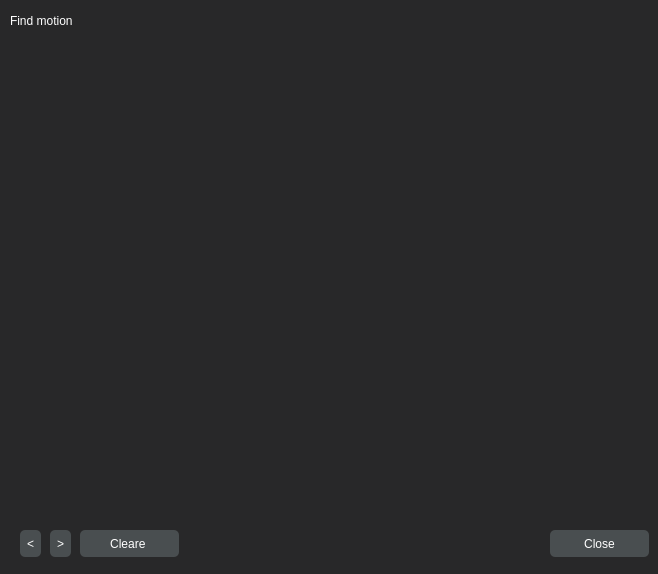
<?xml version="1.0" encoding="UTF-8"?>
<ui version="4.0">
 <class>Dialog</class>
 <widget class="QDialog" name="Dialog">
  <property name="geometry">
   <rect>
    <x>0</x>
    <y>0</y>
    <width>658</width>
    <height>574</height>
   </rect>
  </property>
  <property name="windowTitle">
   <string>Dialog</string>
  </property>
  <property name="styleSheet">
   <string notr="true">  border-style: solid;
    border-color: rgb(106, 107, 108);
    border-radius: 5px;
    background-color: rgb(40, 40, 41);
color: rgb(255, 255, 255);</string>
  </property>
  <widget class="QLabel" name="labelImage">
   <property name="geometry">
    <rect>
     <x>10</x>
     <y>40</y>
     <width>640</width>
     <height>480</height>
    </rect>
   </property>
   <property name="styleSheet">
    <string notr="true">border-color: rgb(255, 255, 255);</string>
   </property>
   <property name="text">
    <string/>
   </property>
  </widget>
  <widget class="QLabel" name="labelText">
   <property name="geometry">
    <rect>
     <x>10</x>
     <y>10</y>
     <width>91</width>
     <height>21</height>
    </rect>
   </property>
   <property name="text">
    <string>Find motion</string>
   </property>
  </widget>
  <widget class="QPushButton" name="pushButton">
   <property name="geometry">
    <rect>
     <x>550</x>
     <y>530</y>
     <width>99</width>
     <height>27</height>
    </rect>
   </property>
   <property name="styleSheet">
    <string notr="true">background-color: rgb(73, 78, 80);
color: rgb(255, 255, 255);</string>
   </property>
   <property name="text">
    <string>Close</string>
   </property>
  </widget>
  <widget class="QPushButton" name="pushButtonPrev">
   <property name="geometry">
    <rect>
     <x>20</x>
     <y>530</y>
     <width>21</width>
     <height>27</height>
    </rect>
   </property>
   <property name="styleSheet">
    <string notr="true">background-color: rgb(73, 78, 80);
color: rgb(255, 255, 255);</string>
   </property>
   <property name="text">
    <string>&lt;</string>
   </property>
  </widget>
  <widget class="QPushButton" name="pushButton_2">
   <property name="geometry">
    <rect>
     <x>50</x>
     <y>530</y>
     <width>21</width>
     <height>27</height>
    </rect>
   </property>
   <property name="styleSheet">
    <string notr="true">background-color: rgb(73, 78, 80);
color: rgb(255, 255, 255);</string>
   </property>
   <property name="text">
    <string>&gt;</string>
   </property>
  </widget>
  <widget class="QPushButton" name="pushButton_3">
   <property name="geometry">
    <rect>
     <x>80</x>
     <y>530</y>
     <width>99</width>
     <height>27</height>
    </rect>
   </property>
   <property name="styleSheet">
    <string notr="true">background-color: rgb(73, 78, 80);
color: rgb(255, 255, 255);</string>
   </property>
   <property name="text">
    <string>Cleare </string>
   </property>
  </widget>
 </widget>
 <layoutdefault spacing="6" margin="11"/>
 <resources/>
 <connections/>
</ui>
